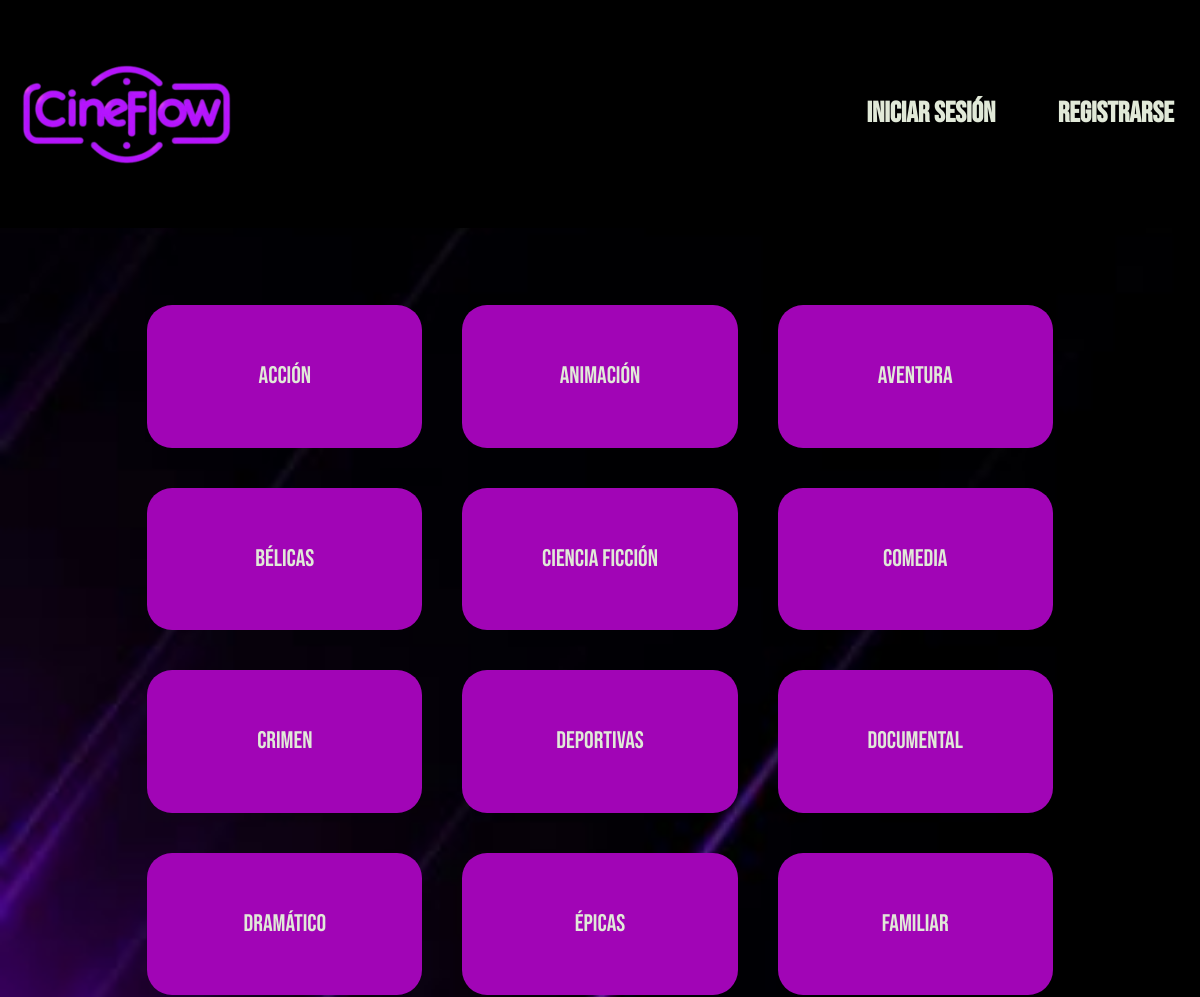
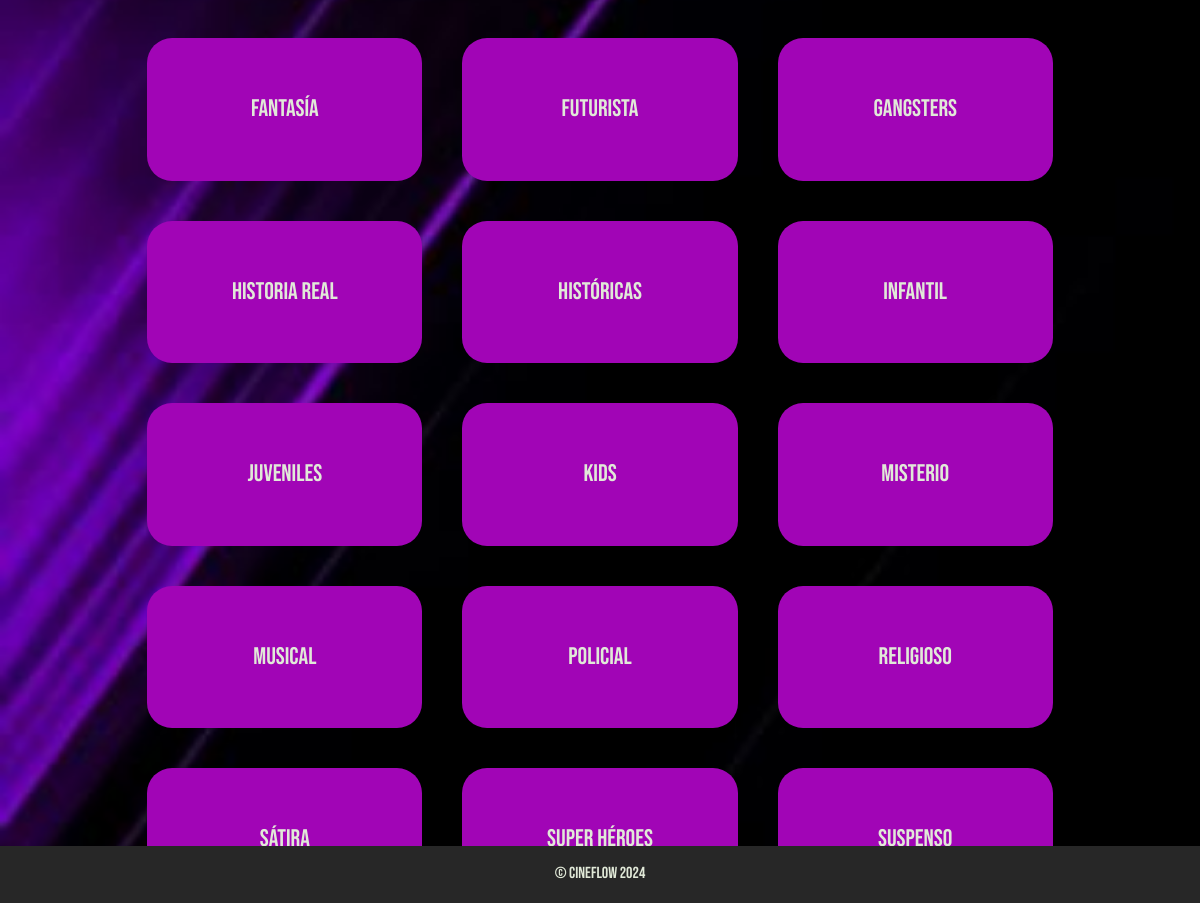
Page /generos.php on the committed database (2 pictures, top to bottom).
### tables this page shows
CREATE TABLE `genero` (
  `id_genero` int(2) NOT NULL,
  `nombre_genero` varchar(20) NOT NULL
);

### generos.php (the view, shortened to what this page needs)
<!doctype html>
<html lang="es">
<head>
    <link rel="stylesheet" href="https://cdnjs.cloudflare.com/ajax/libs/font-awesome/6.4.2/css/all.min.css" />
    <link rel="stylesheet" href="css/normalize.css">
    <link rel="stylesheet" href="css/estilos.css">
    <link rel="stylesheet" type="text/css" href="slick/slick.css" />
    <link rel="stylesheet" type="text/css" href="slick/slick-theme.css" />
</head>
<body>
    <div class="container">
        <?php
        include("header.php");
        ?>
        <main class="main-genres">
            <section class="genres-container">
                <div class="container-card">
                    <?php
                    $consulta = "select id_genero,nombre_genero from genero order by nombre_genero asc";
                    $result = $conexion->query($consulta);
                    if ($result->num_rows > 0) {
                        while ($row = $result->fetch_assoc()) {
                            echo '
                            <div class="card">
                                <div class="card-body">
                                    <a href="peliculas.php?id=' . $row["id_genero"] . '">' . $row["nombre_genero"] . '</a>
                                </div>
                            </div>';
                        }
                    } else {
                        echo "0 resultados";
                    }
                    ?>
                </div>
            </section>
        </main>
    </div>
    <footer>
        <p>&copy; CineFlow 2024</p>
    </footer>
</body>
</html>

### css/estilos.css (style rules this page uses)
* { box-sizing: border-box; margin: 0; padding: 0; }
:root { --color-transparent: transparent; --color-background: #272727; --color-principal: #A105B6; --color-searchbar: #92B4A7; --color-text: #E1E9D8; --color-link: #dcf1ea; --color-hover: #6A0377; --color-form: #470250; --color-boton: #A105B6; --color-popupbg: rgba(0, 0, 0, 0.7); --color-popup: #470250; --color-popupborder: #A105B6; --color-popupboton: #A105B6; --color-popuptxt: #183A37; --color-label: #d547e7; --color-input: #e8d5eb; scroll-behavior: smooth; }
html { margin: 0 auto; }
body { background-image: url(../images/imagen_fondo.jpg); font-family: 'Bebas Neue', sans-serif; background-color:#b194b4; color: var(--color-text); margin: 0 auto; height: 100vh; width: 100%; border: none; overflow-x: hidden; background-size: cover; }
body a { color: var(--color-text); }
.container { display: flex; flex-direction: column; align-items: center; }
.container main { background-color: var(--color-transparent); color: var(--color-text); font-size: 1.5rem; display: flex; flex-direction: column; justify-content: center; align-items: center; width: 100%; max-height: 85vh; z-index: 1; }
footer { display: flex; align-items: center; justify-content: center; background-color: var(--color-background); text-align: center; position: fixed; bottom: 0; width: 100%; height: 3vh; z-index: 890; }
.genres-container { display: flex; align-items: center; justify-content: center; width: 100%; min-height: 85vh; }
.container-card { display: inherit; align-items: center; justify-content: center; flex-wrap: wrap; width: 100%; max-height: 85vh; overflow-y: scroll; }
.container-card .card { background-color: var(--color-transparent); color: var(--color-text); border-radius: 10px; line-height: 5vh; display: inherit; align-items: center; justify-content: center; margin: 10px 10px; min-width: calc(100vw / 4 - 1vw * .4); min-height: 7.5vh; }
.card-body { display: inherit; align-items: center; justify-content: center; margin: 10px 10px; border-radius: 25px; min-width: calc(100vw / 5 - 1vw); width: 100%; min-height: inherit; transition: all 0.5s, transform 0.5s ease-in-out; }
.card-body a { background-color: var(--color-principal); color: var(--color-text); border-radius: 25px; text-decoration: none; text-align: center; line-height: 7.5vh; width: 100%; height: 100%; transition: all 0.5s, transform 0.5s ease-in-out; }
.card { opacity: 0; animation: slide-in 0.7s forwards; }
.card:nth-child(3n+1) { animation-delay: 0s; }
.card:nth-child(3n+2) { animation-delay: 0.4s; }
.card:nth-child(3n+3) { animation-delay: 0.8s; }

### rows in the picture
genero: nombre_genero "Acción"
genero: nombre_genero "Animación"
genero: nombre_genero "Aventura"
genero: nombre_genero "Bélicas"
genero: nombre_genero "Ciencia Ficción"
genero: nombre_genero "Comedia"
genero: nombre_genero "Crimen"
genero: nombre_genero "Deportivas"
genero: nombre_genero "Documental"
genero: nombre_genero "Dramático"
genero: nombre_genero "Épicas"
genero: nombre_genero "Familiar"
genero: nombre_genero "Fantasía"
genero: nombre_genero "Futurista"
genero: nombre_genero "Gangsters"
genero: nombre_genero "Historia Real"
genero: nombre_genero "Históricas"
genero: nombre_genero "Infantil"
genero: nombre_genero "Juveniles"
genero: nombre_genero "Kids"
genero: nombre_genero "Misterio"
genero: nombre_genero "Musical"
genero: nombre_genero "Policial"
genero: nombre_genero "Religioso"
genero: nombre_genero "Sátira"
genero: nombre_genero "Super Héroes"
genero: nombre_genero "Suspenso"
